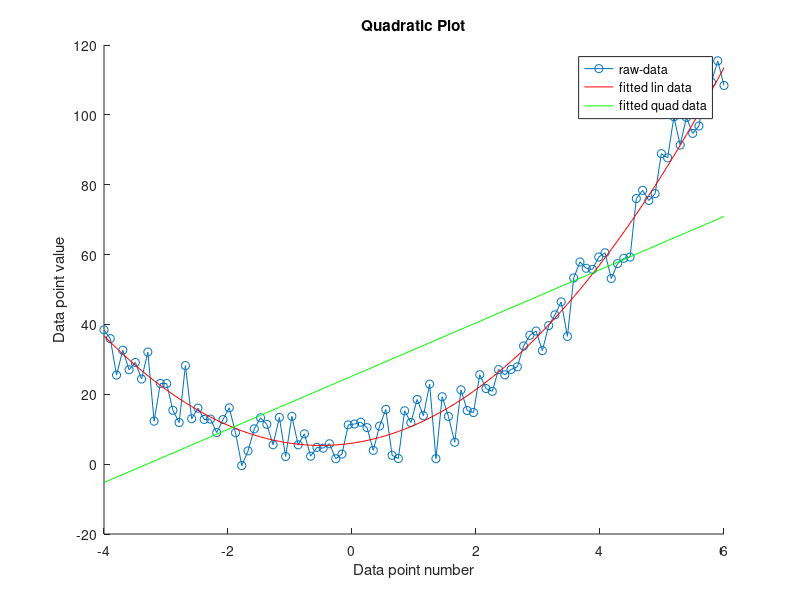

Recreate this plot in MATLAB.
function quadratic_curve

    %Initial Variables.
    A = 1.6
    B = 2.5 
    C = 6;
    
    %Linspace between -4 to 6.
    x = linspace(-4,6);
    %Y Value - Quadratic Curve.
    y = (A.*x).^2 + B.*x + C;
   
    %create the random noise with standard deviation of 5.
    samples = 5.*randn(1,100);  
   
    %Linear Regression Analytical Method FOR TEST.
    %n = length(x);
    %m2 = (n*sum(x.*y)-sum(x)*sum(y))/(n*sum(x.^2)-(sum(x)^2));
    %c2 = mean(y)-m2*mean(x);
    %y2 = m2*x + c2; 
    
    %linear basis for regress
    XLin = [x;ones(size(samples));];
    betaLin = regress(y.',XLin.');
    %Get the m value.
    m3 = betaLin(1); 
    %calculate c
    c3 = betaLin(2)
    %get y from new m and new c.
    yLin = m3.*x + c3;
   
    %Quadatic basis for regress
    Quad = [x .*x; x;ones(size(samples));];
    betaQuad = regress(y.',Quad.');
    yQuad = (A.*x).^2 + (betaQuad.*x) + C;
    %plotting data
    figure
    hold on
    plot(x,samples(1,:)+y,'Marker','o');
    plot(x,yQuad(1,:),'r');
    plot(x,yLin,'g');
    
    title('Quadratic Plot');
    xlabel('Data point number');
    ylabel('Data point value');
    
    legend('raw-data','fitted lin data','fitted quad data');

    
end
